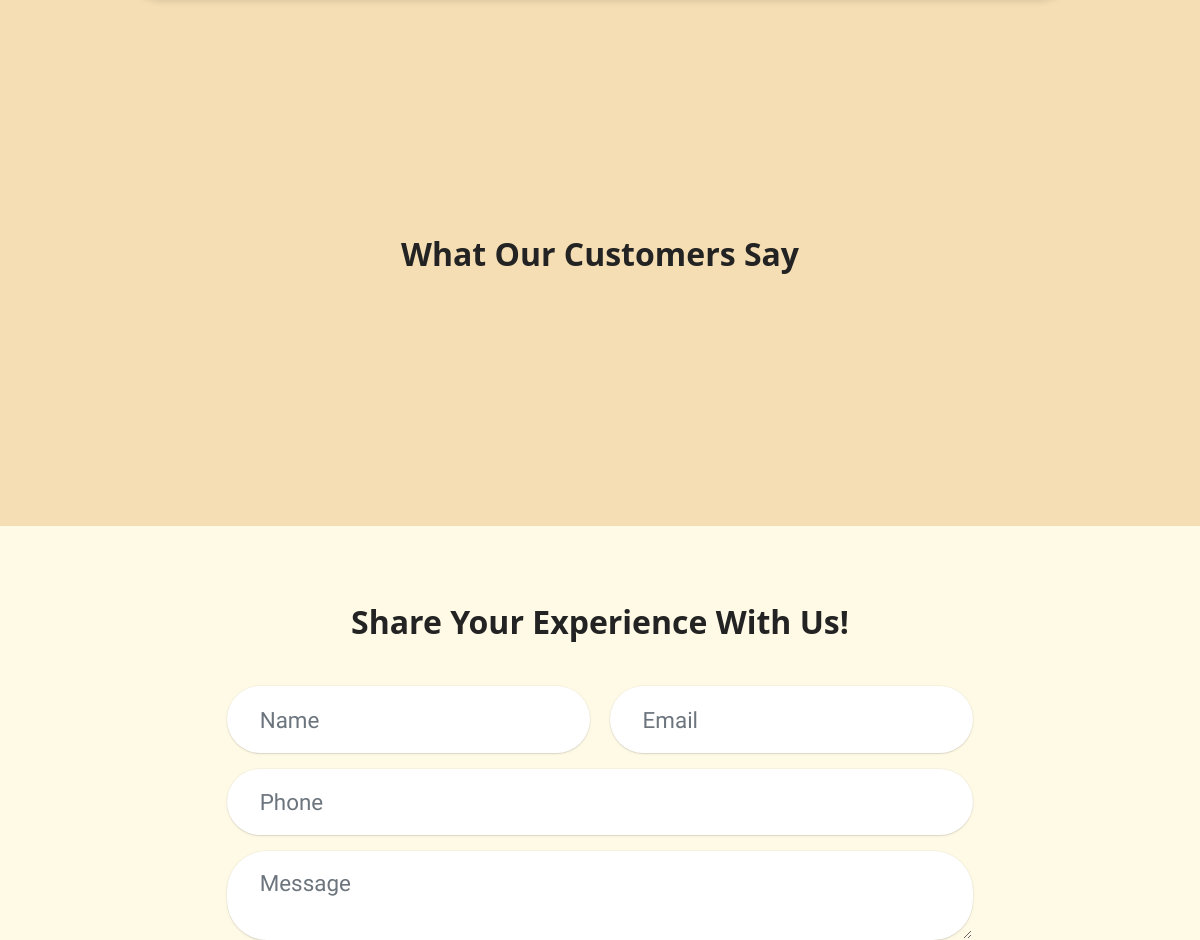
Before: / (middle part) with the older database file.
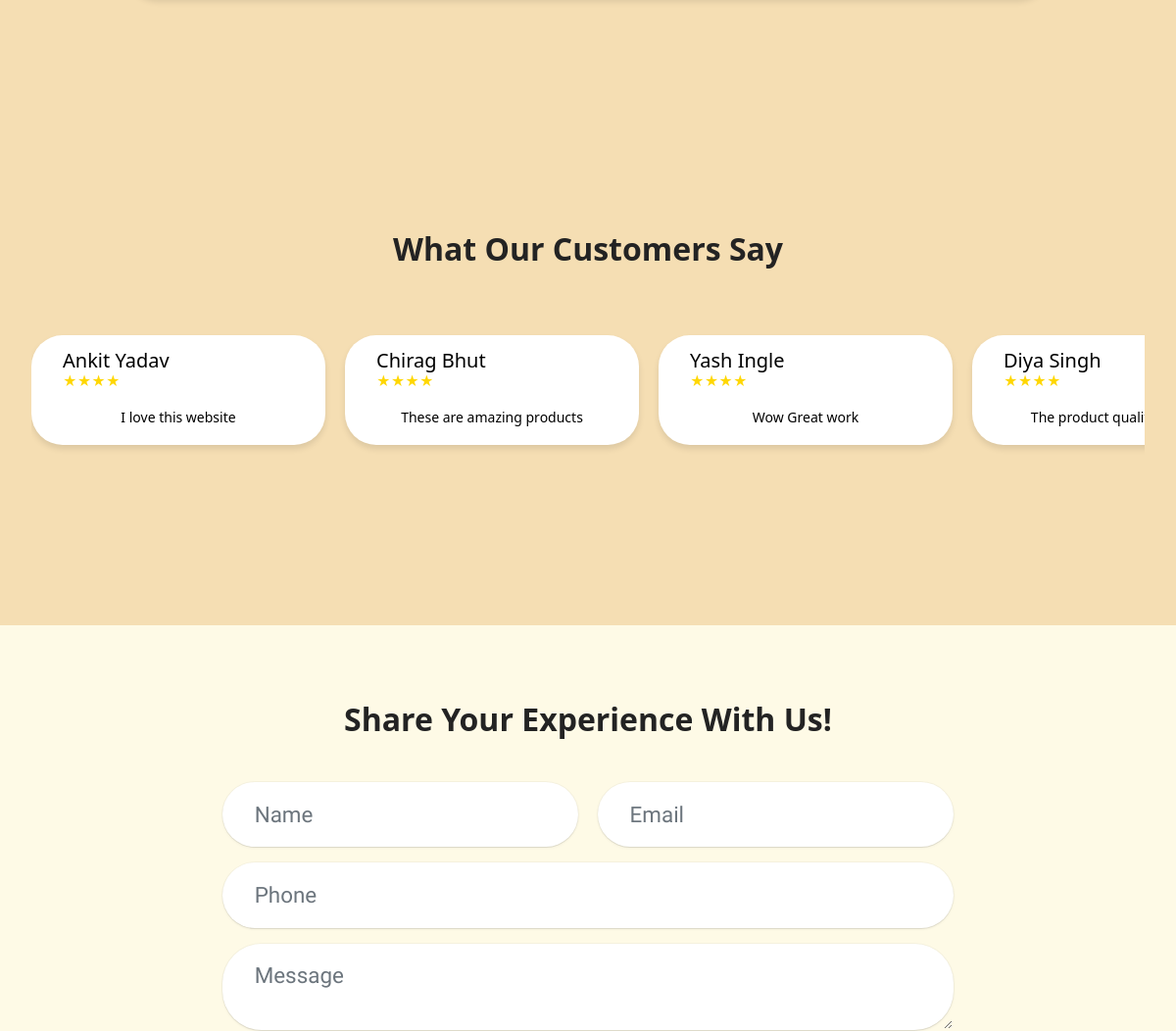
After: the same page with the newer database file.
### db.py (models this page shows)
class Review(Base):
    __tablename__ = 'reviews'
    review_id = Column(Integer, primary_key=True)
    customer_name = Column(String(30), nullable=False)
    description = Column(String(500))
    visibility_on_homepage = Column(Boolean, default=False)

### app.py (the view)
@app.route('/')
def hello_world():
    all_reviews = session.query(Review).filter_by(visibility_on_homepage = True).all()
    return render_template('index.html',all_reviews = all_reviews)

### templates/index.html (shortened to what this page needs)
<!DOCTYPE html>
<html>
<head>
    <link rel="stylesheet" href="{{ url_for('static', filename='web/assets/mobirise-icons2/mobirise2.css') }}">
    <link rel="stylesheet" href="{{ url_for('static', filename='bootstrap/css/bootstrap.min.css') }}">
    <link rel="stylesheet" href="{{ url_for('static', filename='bootstrap/css/bootstrap-grid.min.css') }}">
    <link rel="stylesheet" href="{{ url_for('static', filename='bootstrap/css/bootstrap-reboot.min.css') }}">
    <link rel="stylesheet" href="{{ url_for('static', filename='parallax/jarallax.css') }}">
    <link rel="stylesheet" href="{{ url_for('static', filename='dropdown/css/style.css') }}">
    <link rel="stylesheet" href="{{ url_for('static', filename='socicon/css/styles.css') }}">
    <link rel="stylesheet" href="{{ url_for('static', filename='theme/css/style.css') }}">
    <link rel="stylesheet" href="{{ url_for('static', filename='mobirise/css/mbr-additional.css') }}" type="text/css">
</head>
<body>
    <section data-bs-version="5.1" class="list1 cid-uC2PdB2ehl" id="faq-1-uC2PdB2ehl" style="background-color: wheat;">
        <div class="container" id="FAQs">
            <div class="row justify-content-center">
                <div class="col-12 col-md-12 col-lg-10 m-auto">
                </div>
            </div>
        </div>
    </section>
    <section data-bs-version="5.1" class="people05 cid-uC2PdB352O" id="testimonials-6-uC2PdB352O"
        style="background-color: wheat;">
        <div class="container py-5 my-0" id="reviews">
            <h2 class="text-center mb-4 section-title">What Our Customers Say</h2>
            <div class="review-container">
                <div class="review-scroll" tabindex="0">
                    {% for review in all_reviews %}
                    <div class="review-card">
                        <div class="card h-100" style="background-color: white;">
                            <div class="card-body">
                                <div class="d-flex align-items-center mb-3">
                                    <div class="ms-3">
                                        <h5 class="card-title mb-0">{{review.customer_name}}</h5>
                                        <div class="rating">
                                            <span class="star">★★★★</span>
                                        </div>
                                    </div>
                                </div>
                                <p class="card-text">{{review.description}}</p>
                            </div>
                        </div>
                    </div>
                    {% endfor %}
                </div>
            </div>
        </div>
    </section>
    <section data-bs-version="5.1" class="form5 cid-uC2PdBgxk0" id="contact-form-3-uC2PdBgxk0">
        <div class="container" id="get_in_touch" style="padding-top: 3rem;">
            <div class="row justify-content-center">
                <div class="col-12 content-head">
                    <div class="mbr-section-head mb-5">
                        <h2 style="font-weight: 700; text-align: center;">
                            Share Your Experience With Us!
                        </h2>
                    </div>
                </div>
            </div>
            <div class="row justify-content-center">
                <div class="col-lg-8 mx-auto mbr-form" data-form-type="formoid">
                    <form action="/review" method="POST" class="mbr-form form-with-styler" data-form-title="Form Name">
                        <div class="dragArea row">
                            <div class="col-md col-sm-12 form-group mb-3" data-for="name">
                                <input type="text" name="name" placeholder="Name" data-form-field="name"
                                    class="form-control" value="" id="name-contact-form-3-uC2PdBgxk0">
                            </div>
                            <div class="col-md col-sm-12 form-group mb-3" data-for="email">
                                <input type="email" name="email" placeholder="Email" data-form-field="email"
                                    class="form-control" value="" id="email-contact-form-3-uC2PdBgxk0">
                            </div>
                            <div class="col-12 form-group mb-3 mb-3" data-for="url">
                                <input type="number" name="phone" placeholder="Phone" data-form-field="url"
                                    class="form-control" value="" id="url-contact-form-3-uC2PdBgxk0">
                            </div>
                            <div class="col-12 form-group mb-3" data-for="textarea">
                                <textarea name="message" placeholder="Message" data-form-field="textarea"
                                    class="form-control" id="textarea-contact-form-3-uC2PdBgxk0"></textarea>
                            </div>
                        </div>
                    </form>
                </div>
            </div>
        </div>
    </section>
</body>
</html>

### static/theme/css/style.css (style rules this page uses)
section { background-color: #ffffff; }
body { font-style: normal; line-height: 1.5; font-weight: 400; color: #232323; position: relative; }
section, .container, .container-fluid { position: relative; word-wrap: break-word; }
section { background-position: 50% 50%; background-repeat: no-repeat; background-size: cover; }
.card { background-color: transparent; border: none; }
.row { display: -webkit-flex; -webkit-flex-wrap: wrap; }
.justify-content-center { -webkit-justify-content: center; }
html, body { height: auto; min-height: 100vh; }
.form-control { background-color: #ffffff; background-clip: border-box; color: #232323; line-height: 1rem !important; height: auto; padding: 1.2rem 2rem; transition: border-color 0.25s ease 0s; border: 1px solid transparent !important; border-radius: 4px; box-shadow: rgba(0, 0, 0, 0.07) 0px 1px 1px 0px, rgba(0, 0, 0, 0.07) 0px 1px 3px 0px, rgba(0, 0, 0, 0.03) 0px 0px 0px 1px; }
.row > * { padding-right: 1rem; padding-left: 1rem; }
form .row { margin-left: -0.6rem; margin-right: -0.6rem; }
form .row [class*=col] { padding-left: 0.6rem; padding-right: 0.6rem; }
textarea.form-control { line-height: 1.5rem !important; }
.form-group { margin-bottom: 1.2rem; }
.form-control, form .btn { min-height: 48px; }
.mb-4 { margin-bottom: 2rem !important; }
.container, .container-fluid { padding-left: 16px; padding-right: 16px; }
.row { margin-left: -16px; margin-right: -16px; }
.row > [class*=col] { padding-left: 16px; padding-right: 16px; }

### static/mobirise/css/mbr-additional.css (style rules this page uses)
img, .card-wrap, .card-wrapper, .video-wrapper, .mbr-figure iframe, .google-map iframe, .slide-content, .plan, .card, .item-wrapper { border-radius: 2rem !important; }
body { background-color: #fefae6; }
body { font-family: Brygada 1918; }
.form-control { font-family: 'Brygada 1918', sans-serif; font-size: 1.4rem; line-height: 1.3; font-weight: 400; border-radius: 40px !important; }
body { overflow-x: hidden; }
@media (max-width: 1400px) { .container { max-width: 100%; } }
@media (max-width: 1400px) and (min-width: 768px) { .container { padding-left: 32px; padding-right: 32px; } }
.cid-uC2PdB2ehl { padding-top: 5rem; padding-bottom: 5rem; background-color: transparent; }
.cid-uC2PdB352O { padding-top: 6rem; padding-bottom: 6rem; background-color: #ffffff; }
.cid-uC2PdB352O .card-title, .cid-uC2PdB352O .iconfont-wrapper { color: #000000; }
.cid-uC2PdB352O .card-text { color: #000000; text-align: center; }
.cid-uC2PdB352O .card-title, .cid-uC2PdB352O .img-wrapper { text-align: center; }
.cid-uC2PdBgxk0 { padding-top: 2rem; padding-bottom: 0rem; background-color: transparent; }
.cid-uC2PdBgxk0 .content-head { max-width: 800px; }

### templates/index.html (style rules this page uses)
.form-group { margin-bottom: 20px; }
input { width: 100%; padding: 10px; font-size: 16px; border: 1px solid #ccc; border-radius: 5px; }
.section-title { color: var(--foreground); position: relative; font-weight: 600; margin-bottom: 2rem; }
.section-title:after { content: ''; position: absolute; bottom: -10px; left: 50%; transform: translateX(-50%); width: 60px; height: 3px; background: var(--primary); border-radius: 3px; }
.review-container { position: relative; overflow: hidden; padding: 20px 0; }
.review-scroll { display: flex; overflow-x: auto; scroll-behavior: smooth; -webkit-overflow-scrolling: touch; gap: 20px; padding: 20px 0; }
.review-card { flex: 0 0 auto; width: 300px; }
.card { background: var(--card); border: 1px solid var(--border); border-radius: 12px; box-shadow: 0 4px 6px rgba(0, 0, 0, 0.1); transition: transform 0.3s ease, box-shadow 0.3s ease; }
.rating { color: #ffd700; font-size: 14px; }
.card-text { font-size: 14px; line-height: 1.6; color: var(--card-foreground); }
p { color: var(--card-foreground); font-size: 1.1rem; text-align: justify; }

Changed rows visible on the page:
added Review: customer_name "Ankit Yadav", description "I love this website"
added Review: customer_name "Chirag Bhut", description "These are amazing products"
added Review: customer_name "Yash Ingle", description "Wow Great work"
added Review: customer_name "Diya Singh", description "The product…"
